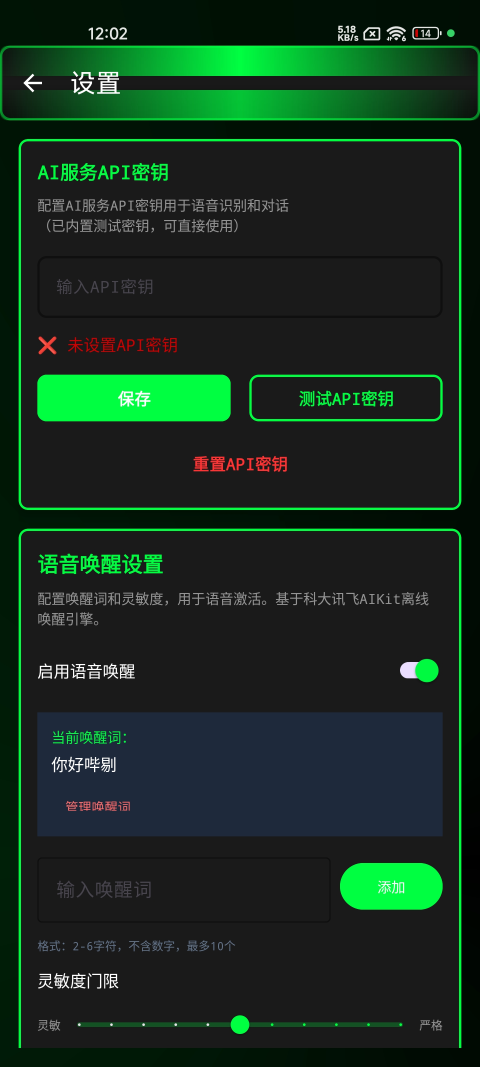
#> input picture assets/images/app-设置1.jpg, 1440 x 3200 px (shown at 1/3 size)
$ python -i image_utils.py   (imports and definitions only)
#> lines starting #> are read from the running program, lines starting #| are printed output that depends on the picture
"""
图片处理工具 - 截图压缩优化

支持多级压缩：
- AI识别用：1280x720, JPEG 85%
- 前端展示用：640x360, JPEG 75%

性能优化：
- ✅ 异步压缩（不阻塞主线程）
- ✅ 批量处理（多级别并行）
"""

import os
import logging
import asyncio
from typing import Optional, Tuple
from PIL import Image
from concurrent.futures import ThreadPoolExecutor

logger = logging.getLogger(__name__)

# 线程池（用于图片处理）
_image_executor = ThreadPoolExecutor(max_workers=4, thread_name_prefix="image-worker")


class ImageCompressor:
    """图片压缩器"""

    # 压缩级别配置
    LEVELS = {
        "ai": {
            "size": (1280, 720),
            "quality": 85,
            "suffix": "_ai"
        },
        "medium": {
            "size": (960, 540),
            "quality": 80,
            "suffix": "_medium"
        },
        "small": {
            "size": (640, 360),
            "quality": 75,
            "suffix": "_small"
        },
        "thumbnail": {
            "size": (320, 180),
            "quality": 70,
            "suffix": "_thumb"
        }
    }

    @staticmethod
    def compress_image(
        input_path: str,
        output_path: Optional[str] = None,
        level: str = "medium",
        max_size: Optional[Tuple[int, int]] = None,
        quality: Optional[int] = None
    ) -> str:
        """
        压缩图片

        Args:
            input_path: 输入图片路径
            output_path: 输出图片路径（None则自动生成）
            level: 压缩级别（ai/medium/small/thumbnail）
            max_size: 自定义最大尺寸，覆盖level配置
            quality: 自定义质量，覆盖level配置

        Returns:
            输出文件路径
        """
#> called with input_path = '../../assets/images/app-设置1.jpg', output_path = '../../assets/images/app-设置1_ai.jpg', level = 'ai'
        try:
            # 获取压缩配置
            config = ImageCompressor.LEVELS.get(level, ImageCompressor.LEVELS["medium"])
            target_size = max_size or config["size"]
            target_quality = quality or config["quality"]

            # 生成输出路径
            if output_path is None:
                base, ext = os.path.splitext(input_path)
                output_path = f"{base}{config['suffix']}.jpg"

            # 打开并压缩图片
            with Image.open(input_path) as img:
                # 转换为RGB（处理RGBA等格式）
#> img is the input picture: PIL image 1440x3200 RGB; mean R, G, B 23.2, 45.7, 31
                if img.mode in ('RGBA', 'LA', 'P'):
                    # 创建白色背景
                    background = Image.new('RGB', img.size, (255, 255, 255))
                    if img.mode == 'P':
                        img = img.convert('RGBA')
                    background.paste(img, mask=img.split()[-1] if img.mode in ('RGBA', 'LA') else None)
                    img = background
                elif img.mode != 'RGB':
                    img = img.convert('RGB')

                # 获取原始尺寸
                original_size = img.size
#> original_size = (1440, 3200)

                # 计算缩放后的尺寸（保持宽高比）
                img.thumbnail(target_size, Image.Resampling.LANCZOS)
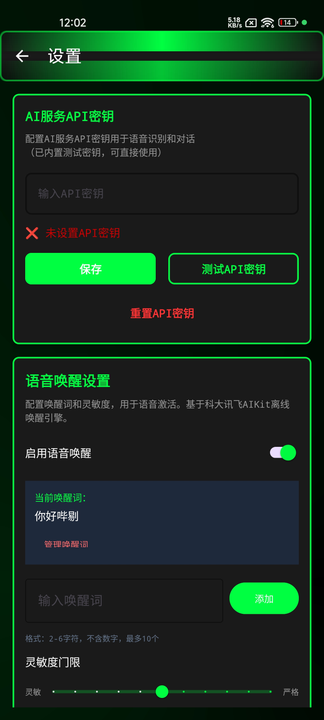
#> img: PIL image 324x720 RGB; mean R, G, B 23.3, 45.6, 31

                # 保存压缩后的图片
                img.save(
                    output_path,
                    'JPEG',
                    quality=target_quality,
                    optimize=True,
                    progressive=True  # 渐进式JPEG
                )

                # 获取压缩后的文件大小
                original_kb = os.path.getsize(input_path) / 1024
                compressed_kb = os.path.getsize(output_path) / 1024
                compression_ratio = (1 - compressed_kb / original_kb) * 100

                logger.info(
                    f"图片压缩成功: {original_size} -> {img.size}, "
                    f"{original_kb:.1f}KB -> {compressed_kb:.1f}KB "
                    f"(节省 {compression_ratio:.1f}%)"
                )

                return output_path

        except Exception as e:
            logger.error(f"图片压缩失败: {e}")
            raise

    @staticmethod
    def compress_multiple_levels(
        input_path: str,
        output_dir: Optional[str] = None,
        levels: Optional[list] = None
    ) -> dict:
        """
        一次性生成多个压缩级别的图片

        Args:
            input_path: 输入图片路径
            output_dir: 输出目录（None则使用输入文件所在目录）
            levels: 压缩级别列表（默认生成ai, medium, small）

        Returns:
            各级别的输出路径字典
        """
        if output_dir is None:
            output_dir = os.path.dirname(input_path)

        if levels is None:
            levels = ["ai", "medium", "small"]

        results = {}
        base_name = os.path.splitext(os.path.basename(input_path))[0]

        for level in levels:
            try:
                config = ImageCompressor.LEVELS[level]
                output_path = os.path.join(
                    output_dir,
                    f"{base_name}{config['suffix']}.jpg"
                )

                compressed_path = ImageCompressor.compress_image(
                    input_path,
                    output_path,
                    level=level
                )

                results[level] = compressed_path

            except Exception as e:
                logger.error(f"压缩级别 {level} 失败: {e}")
                results[level] = None

        return results

    @staticmethod
    def get_image_info(image_path: str) -> dict:
        """获取图片信息"""
        try:
            with Image.open(image_path) as img:
                return {
                    "size": img.size,
                    "width": img.size[0],
                    "height": img.size[1],
                    "format": img.format,
                    "mode": img.mode,
                    "file_size_kb": os.path.getsize(image_path) / 1024
                }
        except Exception as e:
            logger.error(f"获取图片信息失败: {e}")
            return {}


def compress_screenshot(
    screenshot_path: str,
    output_dir: Optional[str] = None,
    for_ai: bool = True
) -> dict:
    """
    快捷函数：压缩截图（同步版本，兼容旧代码）

    Args:
        screenshot_path: 截图路径
        output_dir: 输出目录
        for_ai: 是否生成AI识别用的版本

    Returns:
        压缩结果字典
    """
    levels = ["ai", "medium", "small"] if for_ai else ["medium", "small"]
    return ImageCompressor.compress_multiple_levels(
        screenshot_path,
        output_dir,
        levels
    )


# [59 lines not run here, left out]


# 导出
__all__ = [
    "ImageCompressor",
    "compress_screenshot",
    "compress_screenshot_async",  # ✅ 新增: 异步版本
    "compress_image_async"  # ✅ 新增: 异步版本
]

>>> result = ImageCompressor().compress_multiple_levels('../../assets/images/app-设置1.jpg')
